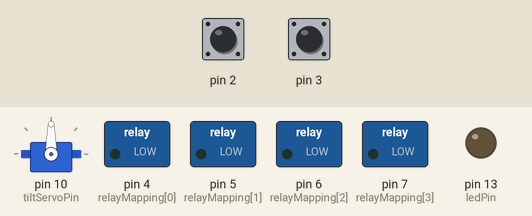
Bench run of a sketch on a simulated Arduino Uno, built with avr-gcc and run on an emulated ATmega328P. On the bench: servo, switched loads named in the sketch (green lamp = pin HIGH), output pins drawn as LEDs (lit = HIGH). The test bench sets the inputs (shaded band); at power-on: pin 2 HIGH, pin 3 HIGH. What the sketch prints to the serial monitor is not drawn.

Above: at 0.01 s.
At 1.2 s:
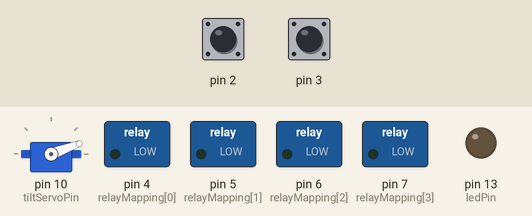
1.3 s: pin 2 pulled LOW for 0.15 s
Timing chart, 0 to 4.3 s (numbered marks = the images above; inputs shaded):
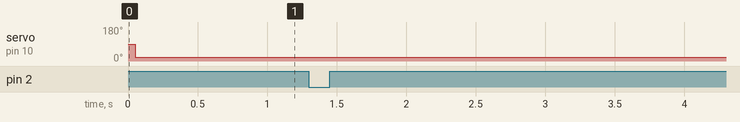

Measured:
- after the input at 1.3 s, every drawn part: stays the same

The sketch:

controller.ino
```cpp
/*
 photobooth arduino control

 pin 2:   switch to start photo session
 pin 3:   unused switch
 pin 4-7: relay
 pin 10:  servo

 protocol: command/argument

 outgoing => to host:
 0x00: reserved
 0x01: switch trigger [value: pin number]

 incoming => from host:
 0x80: set tilt [value: 0-180 ]
 0x81: engage relay [0-3]
 0x82: disengage relay [0-3]

 All relays are off when arduino is started

 */

#include <Servo.h>

// protocol declarations
// 'p' prefix signifies 'protocol'
byte pSwitchTrigger = 0x01;
byte pSetTilt       = 0x80;
byte pRelayOn       = 0x81;
byte pRelayOff      = 0x82;

// pin configuration
int tiltServoPin = 10;
int ledPin = 13;

// relay mapping
unsigned char relayMapping[4] = {4,5,6,7};

// define our servo and the physical limits of it
Servo tiltServo;
int tiltPosNegativeLimit = 20;
int tiltPosPositiveLimit = 160;
int tiltPos = tiltPosNegativeLimit;
int servoResetFreq = 50;
long lastServoResetTime = 0;

// incoming protocol buffer
byte serBufferData[2];
byte serBufferIndex = 0;

// debounce on switch pins
int triggerState[] = {HIGH, HIGH};
int triggerHeld[]  = {0, 0};
int lastTriggerState[]  = {HIGH, HIGH};
long lastDebounceTime[] = {0, 0};
long debounceDelay = 100;

void setup() {
  // start communication with pc
  Serial.begin(9600);

  // switches
  pinMode(2, INPUT_PULLUP);
  pinMode(3, INPUT_PULLUP);

  // relays
  pinMode(4, OUTPUT);
  pinMode(5, OUTPUT);
  pinMode(6, OUTPUT);
  pinMode(7, OUTPUT);

  // led
  pinMode(ledPin, OUTPUT);

  // servo
  tiltServo.attach(tiltServoPin);
}

void readPin(int pin) {
  int thisState = digitalRead(pin);
  long now = millis();

  // subtract 2 b/c our inputs begin at 2 --
  // pins 0 and 1 are reserved for serial communication
  int index = pin;
  index -= 2;

  if (thisState != lastTriggerState[index]) {
    lastDebounceTime[index] = now;
  }

  if ((now - lastDebounceTime[index]) > debounceDelay) {
    triggerState[index] = thisState;
  }

  if (triggerState[index] == LOW) {
    if (triggerHeld[index] == 0) {
      triggerHeld[index] = 1;
      Serial.print(pSwitchTrigger);
      Serial.print(" ");
      Serial.print(pin);
      Serial.println();
      Serial.flush();
    }
  }
  else {
    triggerHeld[index] = 0;
  }

  lastTriggerState[index] = thisState;
}

void setTilt(byte newValue) {
  int value = (int)newValue;

  if (value > tiltPosPositiveLimit) {
    value = tiltPosPositiveLimit;
  }
  if (value < tiltPosNegativeLimit) {
    value = tiltPosNegativeLimit;
  }

  if (tiltPosPositiveLimit >= value) {
    if (tiltPosNegativeLimit <= value) {
      tiltPos = value;
    }
  }
}

// Arduino Loop.  Not all functions are handled here
void loop() {
  readPin(2);
  readPin(3);

  long now = millis();
  if ((now - lastServoResetTime) > servoResetFreq) {
    lastServoResetTime = now;
    tiltServo.write(tiltPos);
  }
}

// Handle incoming serial data (not directly tied to loop())
void serialEvent() {
  byte cmd;

  while (Serial.available()) {
    serBufferData[serBufferIndex] = (byte)Serial.read();
    cmd = serBufferData[0];

    if (serBufferIndex == 1) {
      serBufferIndex = 0;
    } else {
      serBufferIndex += 1;
    }

    if (serBufferIndex == 0) {
      byte arg = serBufferData[1];

      if (cmd == pSetTilt) {
        setTilt(arg);
      }

      if (cmd == pRelayOn) {
        int pin = (int)arg;
        pin -= 1;
        digitalWrite(relayMapping[pin], HIGH);
      }

      if (cmd == pRelayOff) {
        int pin = (int)arg;
        pin -= 1;
        digitalWrite(relayMapping[pin], LOW);
      }

      break;
    }
  }
}
```
